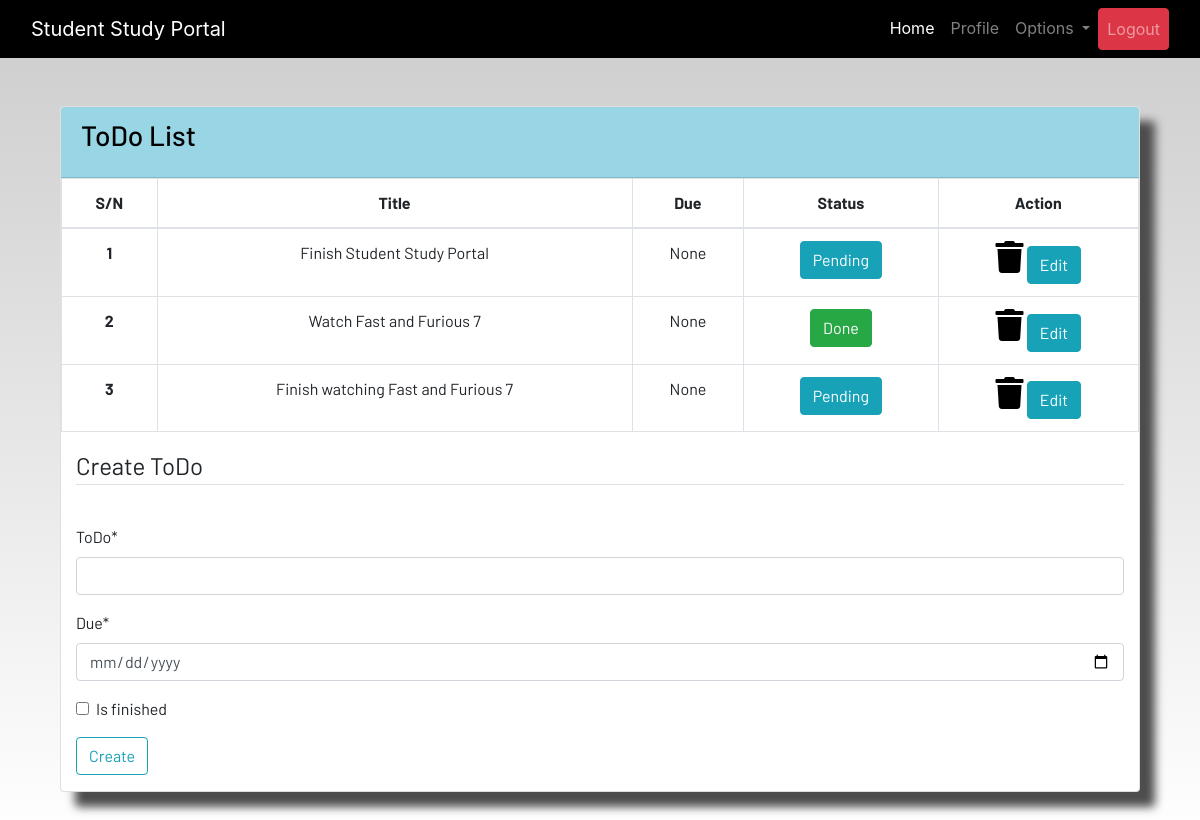
The app's page /todo (signed in) with its own data.
### dashboard/models.py (models this page shows, shortened)
class ToDo(models.Model):
    user = models.ForeignKey(User, on_delete=models.CASCADE)
    title = models.CharField(_('ToDo'),max_length=100)
    due = models.DateTimeField()
    is_finished = models.BooleanField(default=False)
    class Meta:
        verbose_name = "ToDo"
        verbose_name_plural = "ToDo"

### dashboard/views.py (the view)
# urls.py: path('todo', views.todo, name='todo'),
@login_required
def todo(request):
    if request.method == "POST":
        form = ToDoForm(request.POST)
        if form.is_valid():
            try:
                finished = request.POST['is_finished']
                if finished == 'on':
                    finished = True
                else:
                    finished = False
            except:
                finished = False
            todo = ToDo(
                user=request.user,
                title=request.POST['title'],
                due=request.POST['due'],
                is_finished=finished
            )
            todo.save()
            messages.success(request, 'The ToDo "{}" was added successfully'.format(todo.title))
            return redirect('todo')
    else:
        form = ToDoForm()
    todo = ToDo.objects.filter(user=request.user)
    if len(todo) == 0:
        todo_done = True
    else:
        todo_done = False
    data = {'todos':todo, 'todo_done':todo_done, 'form':form}
    return render(request, 'dashboard/todo.html', data)

### dashboard/forms.py
class ToDoForm(forms.ModelForm):
    class Meta:
        model = ToDo
        widgets = {'due':DateInput()}
        fields = ['title','due','is_finished']

### dashboard/templates/dashboard/todo.html (shortened to what this page needs)
{% extends 'dashboard/base.html' %}
{% load static %}
{% load crispy_forms_tags %}
{% block content %}
<div class="container">
    {% if not todo_done %}
    <section class="content">
        <div class="container-fluid">
            <div class="row">
                <div class="col-md-12">
                    <div class="card">
                        <div class="card-header">
                            <h3 class="card-title">ToDo List</h3>
                        </div>
                        <div class="card-body table-responsive p-0">
                            <table class="table table-hover text-nowrap table-bordered">
                                <thead style="text-align:center">
                                    <tr>
                                        <th scope="col">S/N</th>
                                        <th scope="col">Title</th>
                                        <th scope="col">Due</th>
                                        <th scope="col">Status</th>
                                        <th scope="col">Action</th>
                                    </tr>
                                </thead>
                                <tbody style="text-align: center;">
                                    {% for todo in todos %}
                                    <tr>
                                        <th scope="row">{{forloop.counter}}</th>
                                        <td>{{todo.title}}</td>
                                        <td>{{todo.due}}</td>
                                        <td>
                                            <div>
                                                {% if todo.is_finished == True %}
                                                <button class="btn btn-success">Done</button>
                                                {% else %}
                                                <button class="btn btn-info">Pending</button>
                                                {% endif %}
                                            </div>
                                        </td>
                                        <td>
                                            <a href="{% url 'delete-todo' todo.id %}"><i
                                                    class="fa fa-trash fa-2x"></i></a>
                                            <button class="btn btn-info">Edit</button>
                                        </td>
                                    </tr>
                                    {% endfor %}
                                </tbody>
                            </table>
                            {% else %}
                            <h4>All tasks have been done!! create to add more</h4>
                            {% endif %}
                        </div>
                        <div class=" container">
                            <form method="POST">
                                <fieldset class="form-group">
                                    <legend class="border-bottom mb-4">Create ToDo</legend>
                                </fieldset>
                                {{form|crispy}}
                                <div class="form-group">
                                    <button href="" class="btn btn-outline-info" type="submit">
                                        Create
                                    </button>
                                </div>
                            </form>
                        </div>
                    </div>
                </div>
            </div>
        </div>
    </section>
    <br>
</div>
{% endblock content %}

### static/css/main.css (style rules this page uses)
html { scroll-behavior: smooth; height: 100%; width: 100%; }
.card { box-shadow: 15px 15px 10px rgb(78, 77, 77); }
a { text-decoration: none !important; color: black; }
.card-header { color: black !important; background: rgb(152, 214, 230) !important; transition: 0.3s ease-in; }
html, body { max-width: 100%; overflow-x: hidden; height: 100%; width: 100%; }
body { background: linear-gradient(rgba(0, 0, 0, 0.2), rgba(255, 255, 255, 0.5)); overflow-x: hidden; background-repeat: no-repeat; }
.card-header { background-color: rgb(133, 204, 231); }
.fa { color: black; }

### records on screen
ToDo: title "Finish Student Study Portal", due "None", is_finished "Pending"
ToDo: title "Watch Fast and Furious 7", due "None", is_finished "Done"
ToDo: title "Finish watching Fast and Furious 7", due "None", is_finished "Pending"
